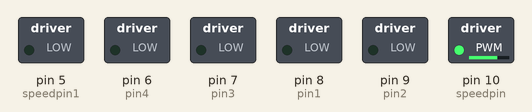
This sketch was run on a simulated Arduino Uno, built with avr-gcc and run on an emulated ATmega328P. Parts: switched loads named in the sketch (green lamp = pin HIGH).

Above: at 0.05 s.
At 1.95 s:
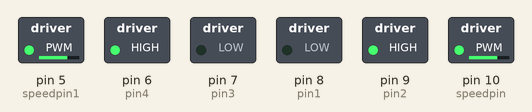
Timing chart, 0 to 3.0 s (numbered marks = the images above):
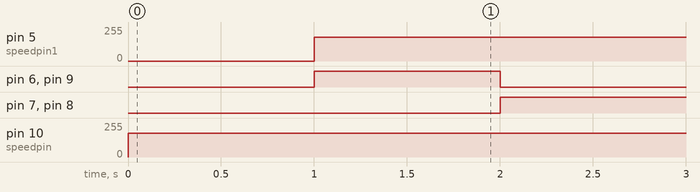

The sketch:

RB_01C025-_H________.ino
```cpp
/**************************************************************
机器人基地 RobotBase www.robotbase.cn

目    的:   Arduino控制器通过双H桥直流电机驱动板控制直流电机

目标系统:   基于Arduino Duemilanove AVR Mega168、Arduino Duemilanove AVR Mega328、Arduino UNO控制器

应用软件:   Arduino 1.0.1

功能描述：  直流电机1s正转，1s反转

发布时间:   2013-9-4

说    明:   若用于商业用途，请保留此段文字或注明代码来源

	        哈尔滨奥松机器人科技有限公司保留所有版权
**************************************************************/
int pin1=8;               // I1或I3
int pin2=9;               // I2或I4
int speedpin=10;         // EA或EB
int pin3=7;               // I3或I1
int pin4=6;               // I4或I2
int speedpin1=5;         // EB或EA
void setup()
{                      //将各个引脚置于输出模式
pinMode(pin1,OUTPUT);
pinMode(pin2,OUTPUT);
pinMode(speedpin,OUTPUT);
pinMode(pin3,OUTPUT);
pinMode(pin4,OUTPUT);
pinMode(speedpin1,OUTPUT);
}
void loop()
{
analogWrite(speedpin,180);    //
delay(1000);
digitalWrite(pin1,LOW);        //
digitalWrite(pin2,HIGH);
digitalWrite(pin3,LOW);        //
digitalWrite(pin4,HIGH);

analogWrite(speedpin1,180);
delay(1000);
digitalWrite(pin1,HIGH);        //
digitalWrite(pin2,LOW);
digitalWrite(pin3,HIGH);        //
digitalWrite(pin4,LOW);
}
```

Measured:
- by itself, pin 5 (speedpin1): 0/255 → 180/255 at 1.0 s
- by itself, pin 6 (pin4), pin 7 (pin3), pin 8 (pin1), pin 9 (pin2): alternates HIGH for 1.0 s and LOW for 1.0 s
- by itself, pin 10 (speedpin): 0/255 → 180/255 at 0.00 s
